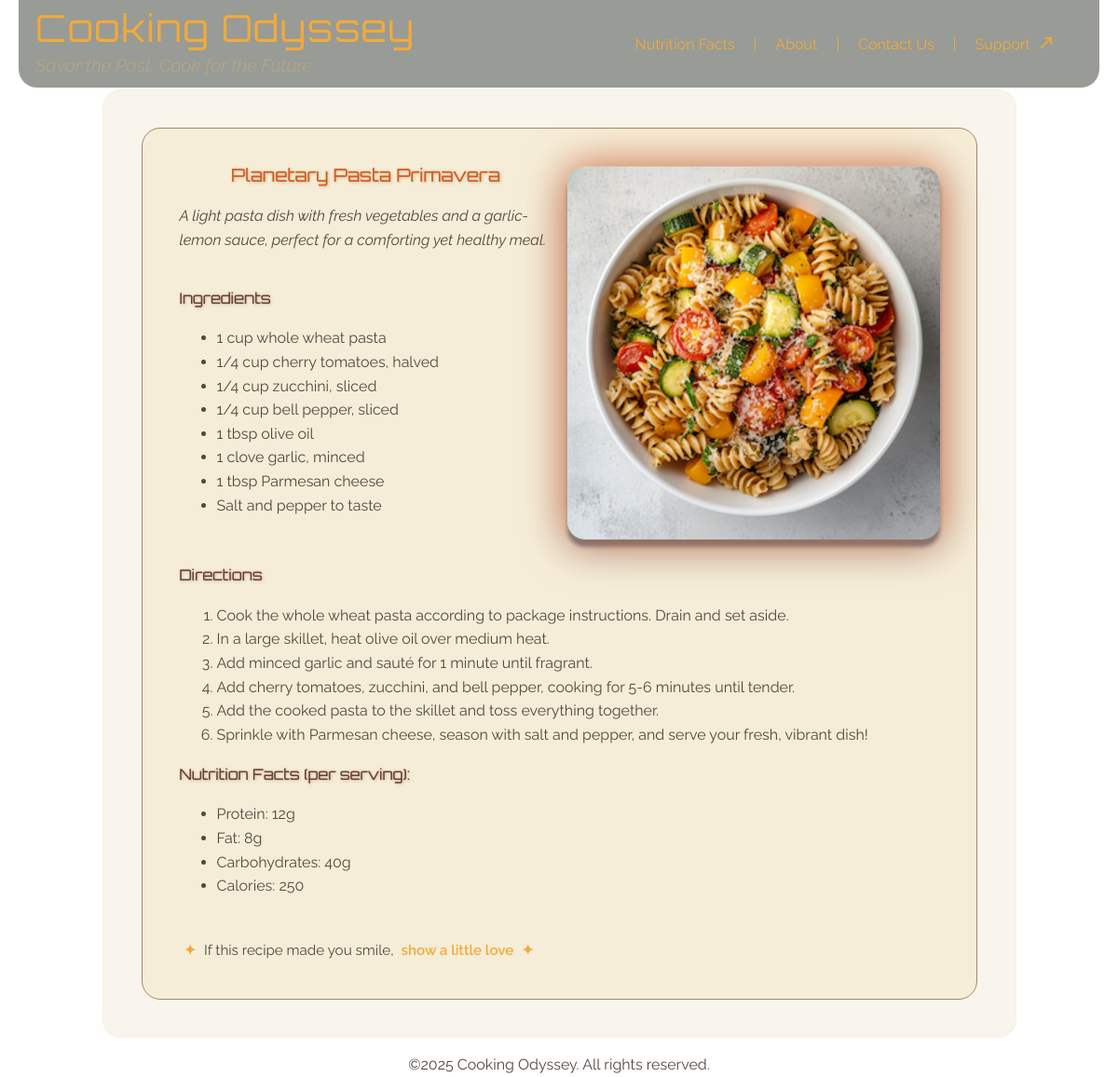
/r/planetary-pasta-primavera/, run on the app's committed database.
### recipes/models.py (models this page shows, shortened)
class Recipe(models.Model):
    title = models.CharField(max_length=200)
    subtitle = models.CharField(max_length=200, blank=True)
    description = models.TextField(blank=True)
    ingredients = models.TextField(
        help_text="One ingredient per line (no bullets or numbers needed)"
    )
    steps = models.TextField(
        help_text="One step per line (no numbering needed; numbers will be added on the page)"
    )
    hero_image = models.ImageField(upload_to="recipes/", blank=True, null=True)
    slug = models.SlugField(unique=True, blank=True)
    servings = models.PositiveSmallIntegerField(
        default=1, validators=[MinValueValidator(1)]
    )
    serving_display = models.CharField(
        max_length=100,
        blank=True,
        help_text='Shown in lists, e.g. "1 serving", "1 wrap", "4 meatballs"',
    )
    prep_minutes = models.PositiveSmallIntegerField(default=0)
    cook_minutes = models.PositiveSmallIntegerField(default=0)
    calories_kcal = models.PositiveSmallIntegerField(default=0)
    protein_g = models.PositiveSmallIntegerField(default=0)
    fat_g = models.PositiveSmallIntegerField(default=0)
    carbs_g = models.PositiveSmallIntegerField(default=0)
    created_at = models.DateTimeField(auto_now_add=True)
    def _clean_block(self, text: str) -> list[str]:
        lines = [l.strip() for l in (text or "").splitlines()]
        lines = [l for l in lines if l]  # drop empty lines
        return [_BULLET_RE.sub("", l) for l in lines]
    def ingredient_list(self) -> list[str]:
        return self._clean_block(self.ingredients)
    def step_list(self) -> list[str]:
        return self._clean_block(self.steps)

### recipes/views.py (the view)
# urls.py: path("r/<slug:slug>/", recipe_detail, name="recipe_detail"),
def recipe_detail(request, slug):
    r = get_object_or_404(Recipe, slug=slug)
    support_message = random.choice(SUPPORT_MESSAGES)
    return render(request, "recipe_detail.html", {"r": r, "support_message": support_message})

### recipes/context_processors.py (called while the page is built)
def debug_flag(request):
    return {"debug": settings.DEBUG}

### templates/recipe_detail.html (shortened to what this page needs)
{% extends "base.html" %}
{% block content %}
  <div class="individual_recipe_grid">
    <h3>{{ r.title }}</h3>
    <div class="recipe_image_wrapper">
      {% if r.hero_image %}
        <img src="{{ r.hero_image.url }}" alt="{{ r.title }}">
      {% endif %}
    </div>
    {% if r.description %}
      <p>{{ r.description }}</p>
    {% endif %}
    <div class="ingredients">
      <h4>Ingredients</h4>
      <ul>
        {% for i in r.ingredient_list %}
          <li>{{ i }}</li>
        {% endfor %}
      </ul>
    </div>
    <div class="cooking_directions">
      <h4>Directions</h4>
      <ol>
        {% for s in r.step_list %}
          <li>{{ s }}</li>
        {% endfor %}
      </ol>
      <h4>Nutrition Facts (per serving):</h4>
      <ul>
        <li>Protein: {{ r.protein_g }}g</li>
        <li>Fat: {{ r.fat_g }}g</li>
        <li>Carbohydrates: {{ r.carbs_g }}g</li>
        <li>Calories: {{ r.calories_kcal }}</li>
      </ul>
    </div>
    <div class="support-recipe">
        <span>
          {{ support_message.emoji_start|safe }} {{ support_message.text }}
          <a href="https://www.buymeacoffee.com/annaseregina" target="_blank" class="support-link">
            {{ support_message.link_text }}
          </a>
        {{ support_message.emoji_end|safe }}
        </span>
    </div>
  </div>
{% endblock %}

### static/css/main.css (style rules this page uses)
body, p { font-family: 'Raleway', sans-serif; font-weight: normal; font-style: normal; font-size: 16px; line-height: 1.6; color: #55463f; }
h3 { font-family: "Orbitron", sans-serif; line-height: 1.1; font-weight: normal; font-size: 1.2rem; text-align: center; color: rgb(207, 88, 52); text-shadow: 0px 0px 1px rgb(236, 155, 4, 0.9), 1px 1px 3px rgba(166, 136, 97, 0.5); margin:0px; }
h4 { font-family: "Orbitron", sans-serif; line-height: 1.1; font-weight: normal; color: #55463f; text-shadow: 0px 0px 1px rgb(207, 88, 52, 0.9), 1px 1px 3px rgba(166, 136, 97, 0.5); }
body { margin: 0; padding: 0; position:relative; overflow: hidden; height: 100vh; }
a { color: #f1aa3b; text-decoration: none; padding: 10px; }
.recipe_image_wrapper > img { height: auto; border-radius: 20px; background: linear-gradient(45deg, rgb(244, 139, 2, 0.2), rgba(250, 47, 1, 0.2)); will-change: filter; transform: translateZ(0); }
.recipe_collection_grid, .individual_recipe_grid { display: grid; justify-content:center; padding: 0px; margin:40px; width:fit-content; }
.individual_recipe_grid { grid-template-columns: repeat(2, 400px); grid-template-rows: auto auto 1fr auto; gap: 15px; row-gap: 0px; background-color: #f5edd8; border: 1px solid #a68861; border-radius: 20px; padding:40px; }
::placeholder { color: rgba(85, 70, 63, 0.425); font-style: italic; }
.individual_recipe_grid h3 { grid-column: 1; grid-row: 1; }
.individual_recipe_grid .recipe_image_wrapper { grid-column: 2; grid-row: 1 / span 3; }
.individual_recipe_grid p { font-style: italic; text-align: left; margin:0px; padding:0px; padding: 20px 0px; align-self: start; grid-column: 1; grid-row: 2; }
.individual_recipe_grid .ingredients { padding: 0px; margin:0px; height:100%; align-self: stretch; min-height: 0; grid-column: 1; grid-row: 3; }
.individual_recipe_grid .cooking_directions { padding: 0px; margin:0px; height:100%; width:100%; grid-column: 1 / span 2; grid-row: 4; }
.individual_recipe_grid img { width: 100%; max-width: 400px; padding: 1px; color:rgb(207, 88, 52); font-weight: bold; background: linear-gradient(45deg, rgb(244, 139, 2, 0.2), rgba(250, 47, 1, 0.2)); box-shadow: 0 0 45px rgba(236, 71, 1, 0.6); filter: drop-shadow(0 8px 2px rgba(13, 40, 78, 0.563)); }
:root { --grid-columns: 2fr 1fr 1fr 1fr 1fr 1fr; }
.support-recipe { margin-top: 28px; text-align: left; font-size: 0.95rem; color: var(--brand-dark); }
.support-link { font-weight: 600; text-decoration: none; text-wrap: nowrap; padding: 2px 0px 2px 4px; }
.star-accent { color: #f1aa3b; font-weight: bold; margin-right: 5px; margin-left: 5px; }

### data on the page
Recipe: title "Planetary Pasta Primavera", hero_image (picture), description "A light pasta dish with fresh vegetables and a garlic-lemon sauce, perfect for a comforting yet healthy meal.", protein_g "12", fat_g "8", carbs_g "40", calories_kcal "250"

### other printed values
{{ i }} "1 cup whole wheat pasta" "1/4 cup cherry tomatoes, halved" "1/4 cup zucchini, sliced" "1/4 cup bell pepper, sliced" "1 tbsp olive oil" "1 clove garlic, minced" "1 tbsp Parmesan cheese" "Salt and pepper to taste"
{{ s }} "Cook the whole wheat pasta according to package instructions. Drain and set aside." "In a large skillet, heat olive oil over medium heat." "Add minced garlic and sauté for 1 minute until fragrant." "Add cherry tomatoes, zucchini, and bell pepper, cooking for 5-6 minutes until tender." "Add the cooked pasta to the skillet and toss everything together." "Sprinkle with Parmesan cheese, season with salt and pepper, and serve your fresh, vibrant dish!"
